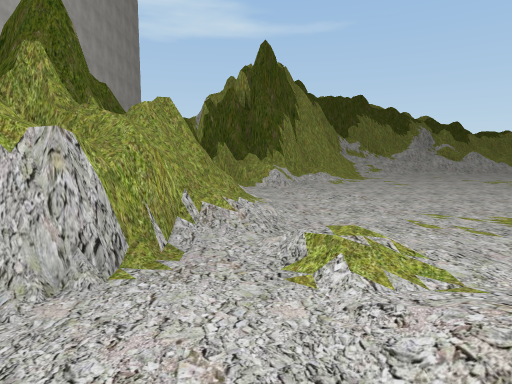
View 1 (above)

21 first-person views from a walk through a 3-D level made in the Unity game engine. The camera is 1.3 m above the floor, tilts 6° down and sees 75° across. The floor is counted in squares, 2 m on a side. Each view is taken from the middle of a square. On the plan, view 1 faces up. The plan holds only what a view shows up to about 10 squares ahead; the rest is blank. The place goes on beyond the plan. The player character is not drawn. Some surface patterns are stand-ins.

View 2
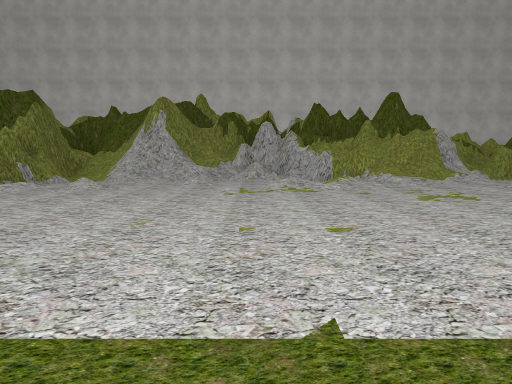

View 3
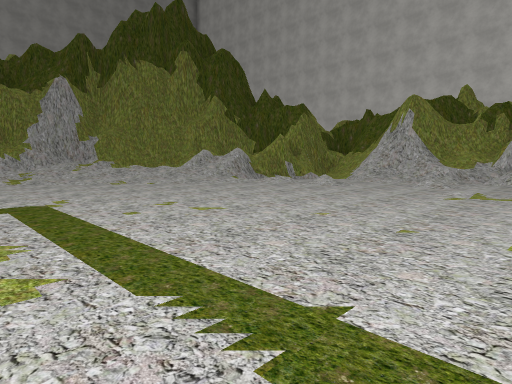

View 4
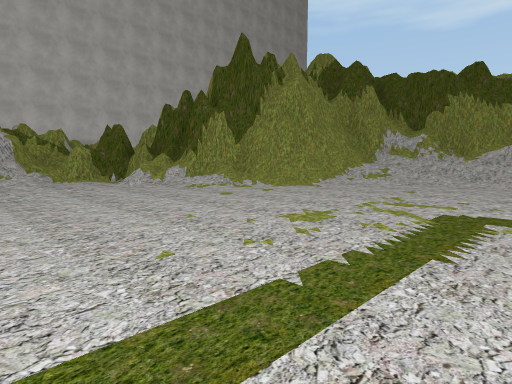

View 5
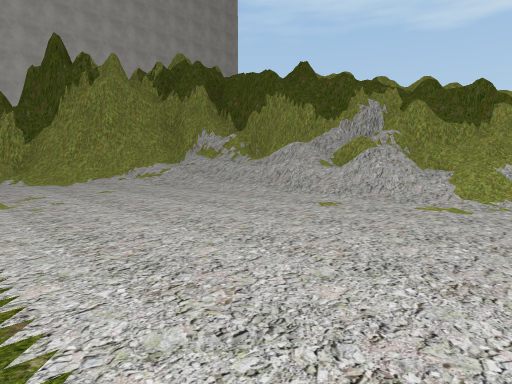

View 6
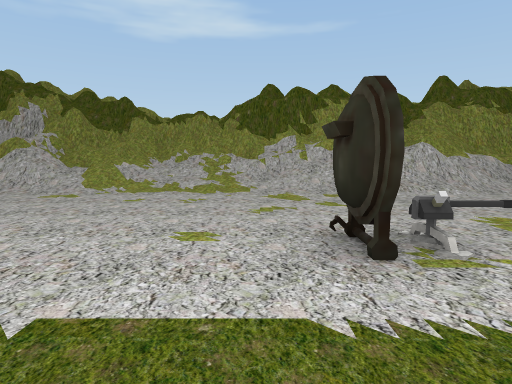

View 7
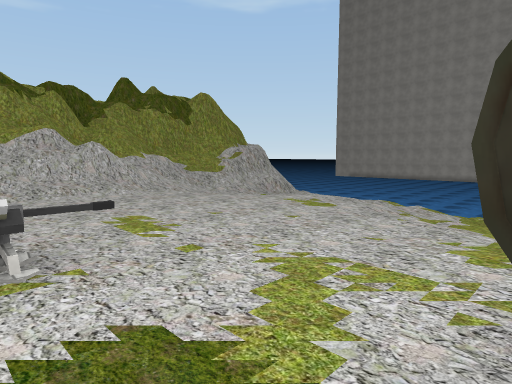

View 8
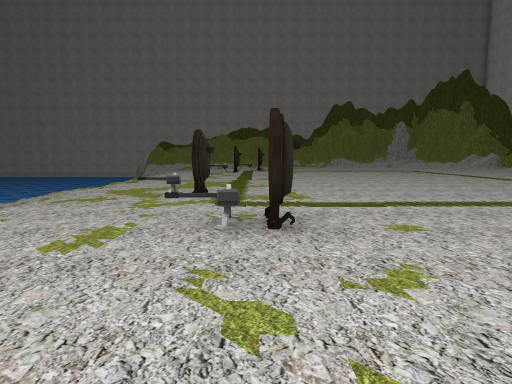

View 9
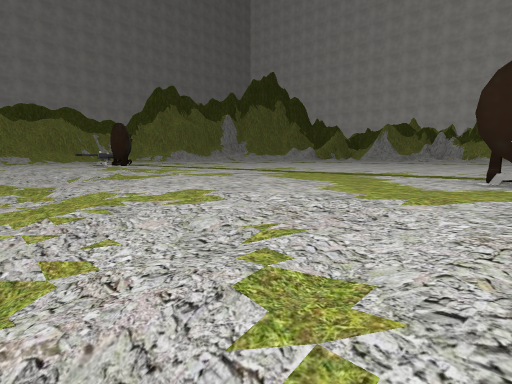

View 10
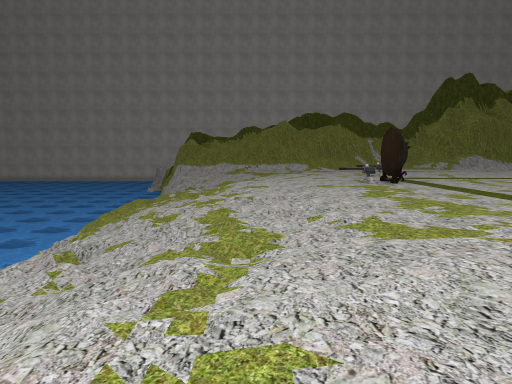

View 11
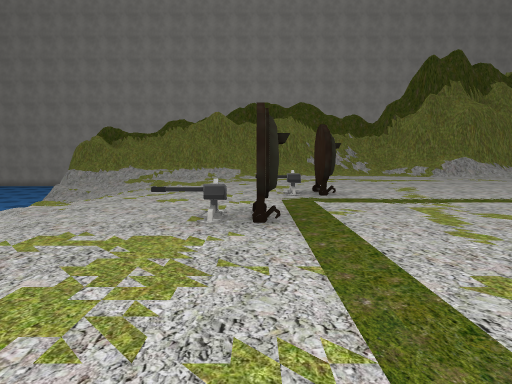

View 12
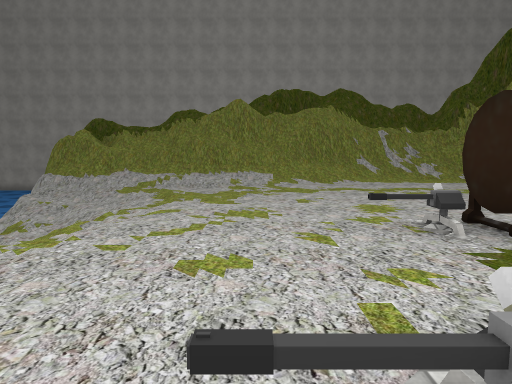

View 13
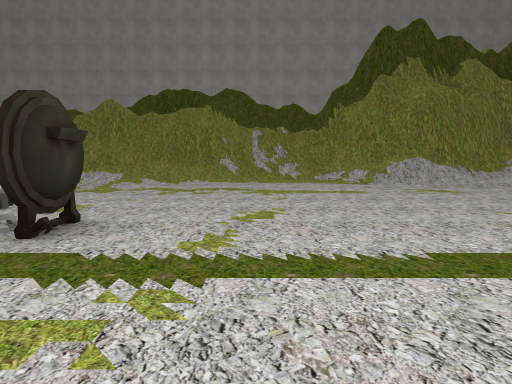

View 14
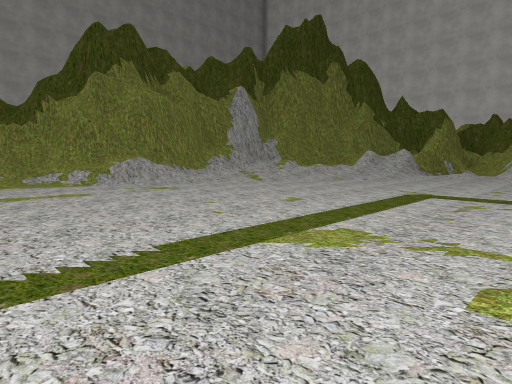

View 15
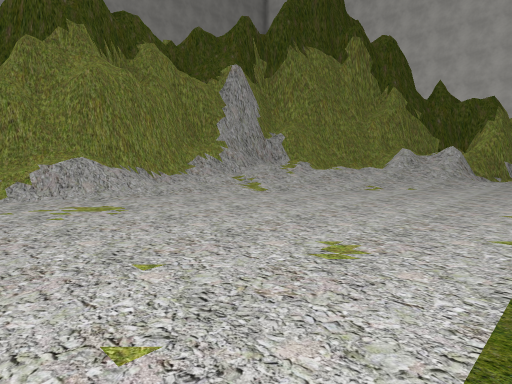

View 16
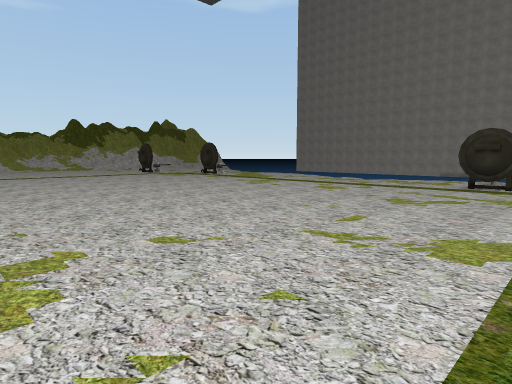

View 17
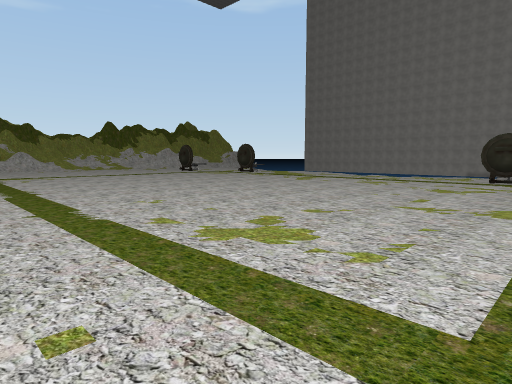

View 18
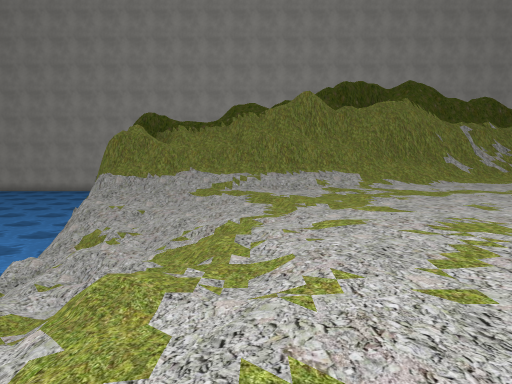

View 19
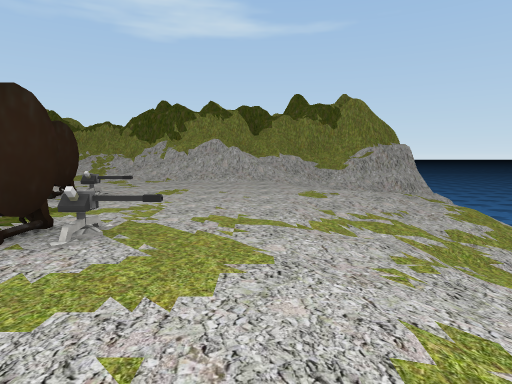

View 20
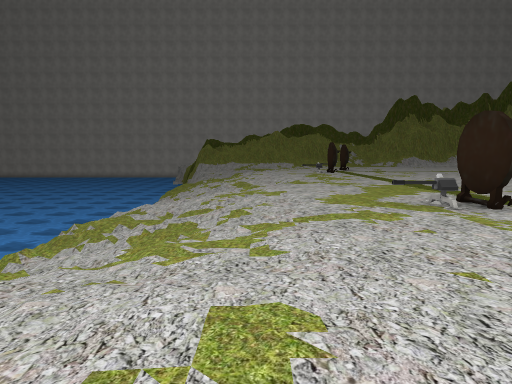

View 21
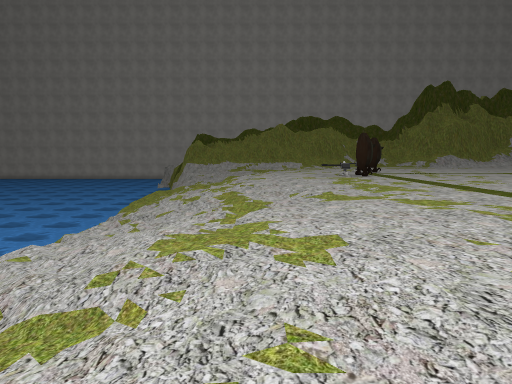

### Floor plan
Key: @ floor where view 1 was taken; # wall or solid block; . main floor; - floor 0.25 m lower than the main floor; / step, stairs or slope; = window, fence, low wall or low ledge; ≈ water the walk keeps out of; ^ raised ledge; v drop or lower ground; T turret.
Columns run from 2 left of view 1 to 24 right of it. Each row starts with its distance up from view 1.
 16          ###########
 15       ### /=////// #=####
 14     ###////////////= //=^#
 13     #/////////././//////=
 12     #///.............. //v
 11     #//...............///
 10   ###/...........T....///
  9  ###/............TT..////
  8 ###/.................////
  7 ##/...............TT.////
  6 #///..............T../////
  5 ##//.................////v
  4 ##/..................//// ≈
  3 ##/..................//// ≈
  2 ##//................///// ≈
  1 #/./................/////
  0 #/@/.................//// ≈
 -1 #//..................//// ≈
 -2 #/................T..////≈≈
 -3 #=./..............TT.////≈≈
 -4 #/./.................//// ≈
 -5 #/=/.............TT..///  ≈
 -6 ####//...............////
 -7    #///............./////
 -8    ##////...........-////
 -9    ###////.........--////≈≈
-10      ####/##=......./////v≈
-11        ######///////##//=#≈
-12             ##=###########
-13              ####

Positions as (right, up) in squares from view 1, and headings:
1: (0, 0), facing up
2: (8, 0), facing left
3: (8, 1), facing down-left
4: (8, 4), facing up-left
5: (12, 8), facing up-left
6: (14, 7), facing up
7: (15, 7), facing up-right
8: (15, 13), facing down
9: (20, 7), facing down-left
10: (19, 5), facing down
11: (16, 1), facing down
12: (17, -2), facing down
13: (13, -2), facing down
14: (13, -2), facing down-left
15: (11, -4), facing down-left
16: (8, -4), facing up-right
17: (6, -4), facing up-right
18: (19, -3), facing down
19: (18, 4), facing up
20: (19, 11), facing down
21: (19, 7), facing down
